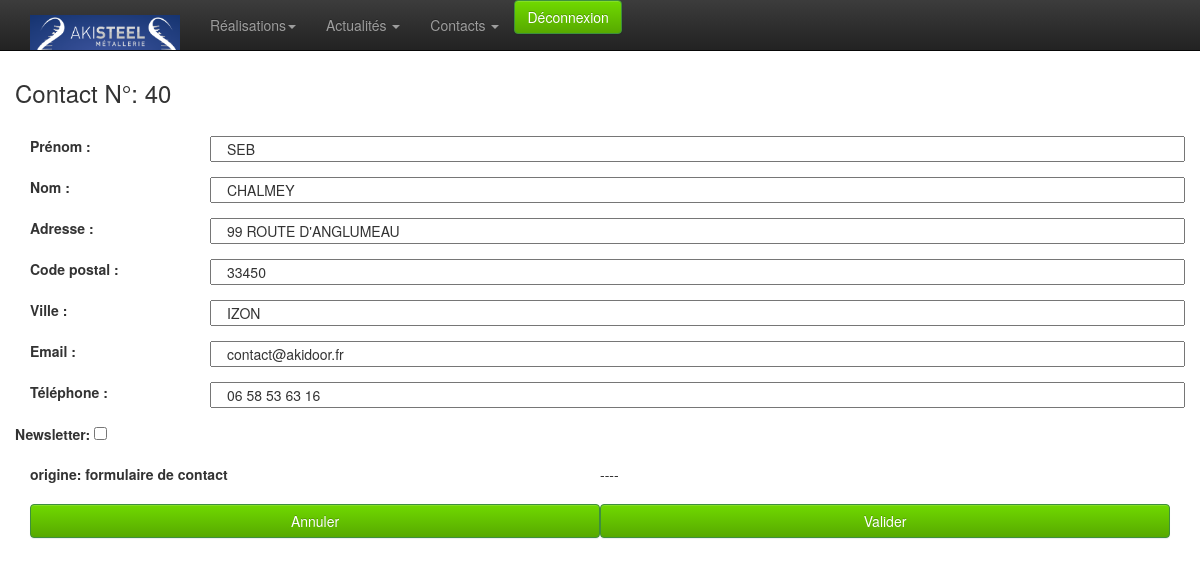
The page /admin/contact-edit.php?id=40 (signed in) on the database its author committed.
### tables this page shows
CREATE TABLE `contact` (
  `id` int(10) unsigned NOT NULL AUTO_INCREMENT,
  `firstname` varchar(250) DEFAULT NULL,
  `name` varchar(250) DEFAULT NULL,
  `adresse` varchar(250) NOT NULL,
  `cp` varchar(10) NOT NULL,
  `ville` varchar(100) NOT NULL,
  `email` varchar(250) DEFAULT NULL,
  `tel` varchar(50) DEFAULT NULL,
  `message` text,
  `newsletter` tinyint(4) NOT NULL DEFAULT '0',
  `fromgoldbook` tinyint(4) NOT NULL DEFAULT '0',
  `fromcontact` tinyint(4) NOT NULL DEFAULT '0',
  PRIMARY KEY (`id`)
);

### admin/classes/StorageManager.php (called while the page is built, shortened)
<?php
class StorageManager{
	protected function dbConnect() {
	    $host = DBHOST;
	    $user = DBUSER;
	    $pass = DBPASSWD;
	    $bdd  = DBNAME;
		try {
			$this->mysqli = new mysqli ($host, $user, $pass, $bdd) ;
		} catch (Exception $e) {
			throw new Exception("Erreur Connexion DB ". $e->getMessage());
		}
	}
}
?>

### admin/classes/Contact.php (called while the page is built, shortened)
<?php
require_once("StorageManager.php");
class Contact extends StorageManager {
	public function contactGet( $id, $offset, $count ) {
		try {
			if (!isset($id)){
				if (isset($offset) && isset($count)) {
					$sql = "SELECT * FROM `contact` ORDER BY `name` ASC LIMIT ". $offset .",". $count .";" ;
				} else {
					$sql = "SELECT * FROM `contact` ORDER BY `name`;" ;
				}
			} else {
				$sql = "SELECT * FROM `contact` WHERE id=". $id;
			}
			$new_array = null;
			$result = mysqli_query($this->mysqli,$sql);
			while( ( $row = mysqli_fetch_assoc( $result ) ) != false ){
				$new_array[] = $row;
			}
			return $new_array;
		} catch (Exception $e) {
			throw new Exception("Erreur Mysql contactGet ". $e->getMessage());
			return "errrrrrrooooOOor";
		}
	}
}

### admin/contact-edit.php (the view, shortened to what this page needs)
<?
	require 'classes/Contact.php';
	if ( !empty( $_GET ) ) {
		$contact = new Contact();
		$result = $contact->contactGet( $_GET[ "id" ], null, null );
		if (empty($result)) {
			$message = 'Aucun enregistrements';
		}
		else {
			$labelTitle= 	'Contact N°: '. $_GET[ "id" ];
			$firstname= 	$result[ 0 ][ "firstname" ];
			$name= 		$result[ 0 ][ "name" ];
			$adresse= 		$result[ 0 ][ "adresse" ];
			$cp= 			$result[ 0 ][ "cp" ];
			$ville= 		$result[ 0 ][ "ville" ];
			$email= 		$result[ 0 ][ "email" ];
			$tel= 			$result[ 0 ][ "tel" ];
			($result[ 0 ][ "newsletter" ]=='1') ? $online = 'checked' : $online = '';
			($result[ 0 ][ "fromcontact" ]=='1') ? $fromcontact = "origine: formulaire de contact" : $fromcontact = '';
			($result[ 0 ][ "fromgoldbook" ]=='1') ? $fromgoldbook = "origine: livre d'or" : $fromgoldbook = '';
		}
	}
?>
<!doctype html>
<html class="no-js" lang="fr">
	<head>
		<?php include_once 'inc-meta.php';?>
	</head>
<body>
	<?php require_once 'inc-menu.php';?>
	<div class="container">
		<div class="row">
			<h3><?=$labelTitle?></h3><br>
			<div class="col-xs-12 col-sm-12 col-md-12">
				<form name="formulaire" class="form-horizontal" method="POST" action="formprocess.php">
					<div class="form-group" >
						<label class="col-sm-2" for="titre">Prénom :</label>
					  <input type="text" class="col-sm-10" name="firstname" required value="<?=$firstname?>">
					</div>
					<div class="form-group" >
						<label class="col-sm-2" for="titre">Nom :</label>
					  <input type="text" class="col-sm-10" name="name" required value="<?=$name?>">
					</div>
					<div class="form-group" >
						<label class="col-sm-2" for="titre">Adresse :</label>
					  <input class="col-sm-10" name="adresse" type="adresse" value="<?=$adresse?>">
					</div>
					<div class="form-group" >
						<label class="col-sm-2" for="titre">Code postal :</label>
					  <input class="col-sm-10" name="cp" type="cp" value="<?=$cp?>">
					</div>
					<div class="form-group" >
						<label class="col-sm-2" for="titre">Ville :</label>
					  <input class="col-sm-10" name="ville" type="ville" value="<?=$ville?>">
					</div>
					<div class="form-group" >
						<label class="col-sm-2" for="titre">Email :</label>
					  <input class="col-sm-10" name="email" type="email" required value="<?=$email?>">
					</div>
					<div class="form-group" >
						<label class="col-sm-2" for="titre">Téléphone :</label>
					  <input class="col-sm-10" name="tel" type="tel" value="<?=$tel?>">
					</div>
					<div class="form-group" >
						<label for="titre"> Newsletter:</label>
					  <input type="checkbox" name="newsletter" <?= $online?>>
					</div>
					<div class="form-group" >
						<label class="col-sm-3"><?=$fromcontact?></label> ---- <label class="col-sm-3"><?=$fromgoldbook?></label><br>
					</div>
		      		<a href="./contact-list.php" class="btn btn-success col-sm-6" class="btn btn-default"> Annuler </a>
		      		<button type="submit" class="btn btn-success col-sm-6" class="btn btn-default"> Valider </button>
		    </form>
		</div>
	</div>
</body>
</html>

### admin/css/style.css (style rules this page uses)
body { padding-top: 60px; padding-bottom: 40px; }
.btn-success { background-color: #57a900; background-image: -moz-linear-gradient(top, #70d900, #57a900); background-image: -ms-linear-gradient(top, #70d900, #57a900); background-image: -webkit-gradient(linear, 0 0, 0 100%, from(#70d900), to(#57a900)); background-image: -webkit-linear-gradient(top, #70d900, #57a900); background-image: -o-linear-gradient(top, #70d900, #57a900); background-image: linear-gradient(top, #70d900, #57a900); filter: progid:DXImageTransform.Microsoft.gradient(startColorstr='#70d900', endColorstr='#57a900', GradientType=0); }

### rows shown on the page
contact: firstname "SEB", name "CHALMEY", adresse "99 ROUTE D'ANGLUMEAU", cp "33450", ville "IZON", email "contact@akidoor.fr", tel "06 58 53 63 16"

### other values the page prints
$labelTitle "Contact N°: 40"
$fromcontact "origine: formulaire de contact"
